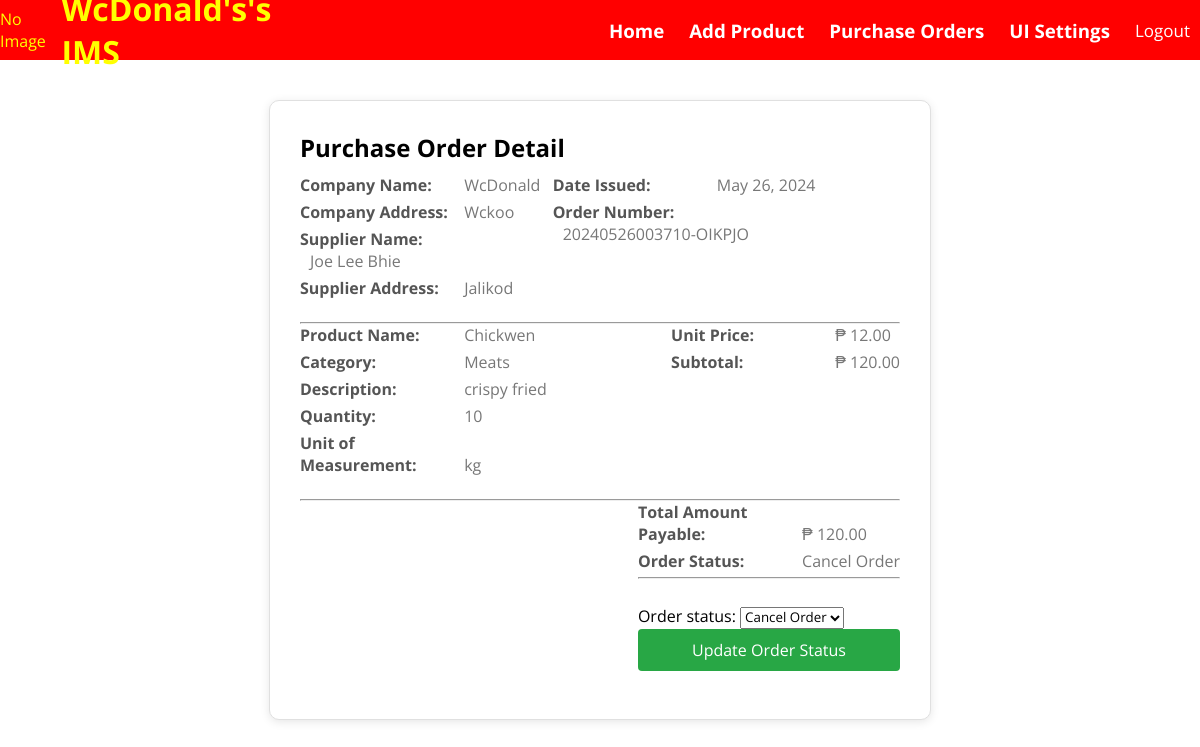
The page /my_po_details/7/ (signed in) on the database as committed earlier.
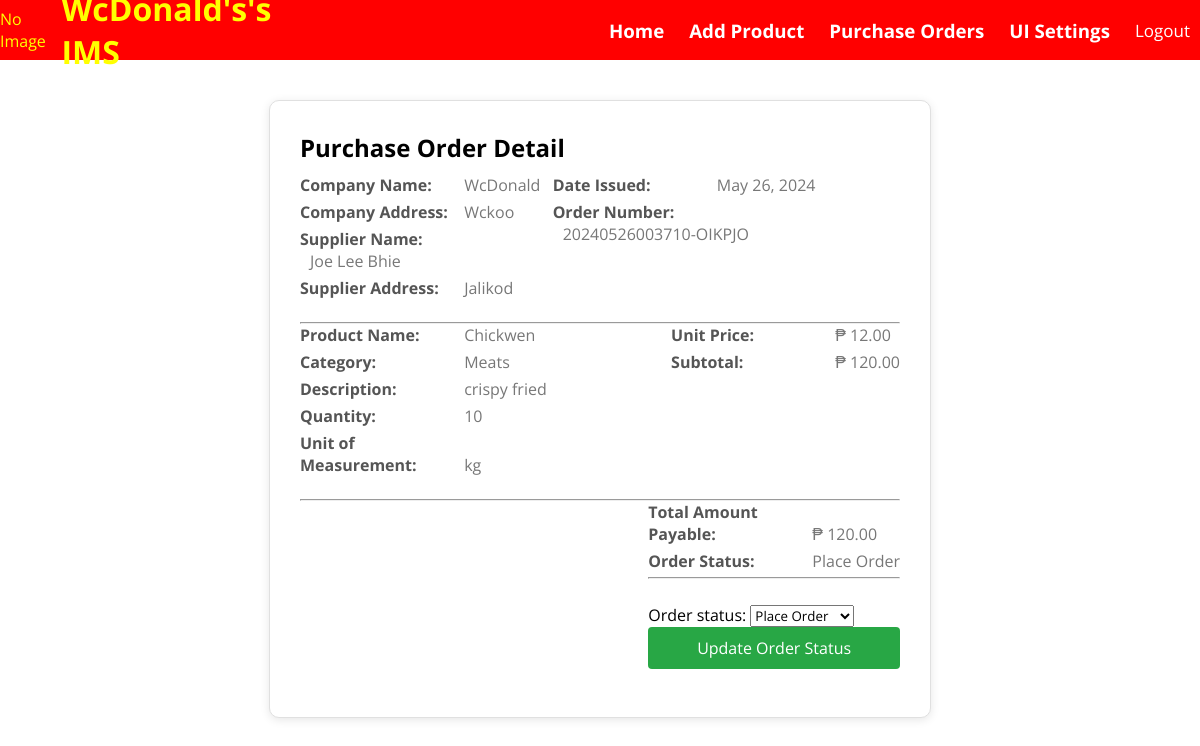
The same page on the database as committed later.
### inventoryapp/models.py (models this page shows, shortened)
class PurchaseOrder(models.Model):
    order_number = models.CharField(max_length=20, unique=True)
    company_name = models.CharField(max_length=100)
    company_address = models.CharField(max_length=255)
    supplier_name = models.CharField(max_length=100)
    supplier_address = models.CharField(max_length=255)
    order_status = models.CharField(
        max_length=20,
        choices=[
            ('PLACE_ORDER', 'Place Order'),
            ('TO_PROCESS', 'To Process'),
            ('TO_SHIP', 'To Ship'),
            ('TO_DELIVER', 'To Deliver'),
            ('DELIVERED', 'Delivered'),
            ('CANCEL_ORDER', 'Cancel Order'),
        ],
        null=True, blank=True
    )
    date_issued = models.DateField(auto_now_add=True)
    total_amount_payable = models.DecimalField(max_digits=10, decimal_places=2, default=0)
    created_by = models.ForeignKey(User, on_delete=models.CASCADE, related_name='purchase_orders')
    name = models.CharField(max_length=100, null=True, blank=True)
    category = models.CharField(max_length=50, null=True)
    description = models.TextField(null=True, blank=True)
    quantity = models.IntegerField(null=True, blank=True)
    unit_of_measurement = models.CharField(max_length=20, null=True, blank=True)
    unit_price = models.DecimalField(max_digits=10, decimal_places=2, null=True, blank=True)
    subtotal = models.DecimalField(max_digits=10, decimal_places=2, null=True, blank=True)

### inventoryapp/views.py (the view)
# urls.py: path('my_po_details/<int:pk>/', views.my_po_details, name="my_po_details"),
@login_required(login_url="/login/")
def my_po_details(request, pk):
    purchase_order = get_object_or_404(PurchaseOrder, pk=pk)
    if request.method == 'POST':
        form = PurchaseOrderStatusForm(request.POST, instance=purchase_order)
        if form.is_valid():
            form.save()
            return redirect('my_po')
    else:
        form = PurchaseOrderStatusForm(instance=purchase_order)
    CLcustomization = CompanyLogo.objects.first()
    if CLcustomization is None:
        CLcustomization = CompanyLogo.objects.create()
    customization = NavBarCustomization.objects.first()
    if customization is None:
        customization = NavBarCustomization.objects.create()
    return render(request, 'home/my_po_details.html', {'CLcustomization': CLcustomization, 'purchase_order': purchase_order, 'form': form, 'customization': customization})

### inventoryapp/forms.py
class PurchaseOrderStatusForm(forms.ModelForm):
    class Meta:
        model = PurchaseOrder
        fields = ['order_status']

### inventoryapp/templates/home/my_po_details.html (shortened to what the changed rows need)
{% extends 'header/navbar.html' %}
{% block navigation_bar %}
    {{ block.super }}
<!DOCTYPE html>
<html lang="en">
<head>
    {% load static %}
    <link rel="stylesheet" type="text/css" href="{% static 'css/homepage.css' %}">
</head>
<body>
    <div class="purchase-order-detail">
        <h1>Purchase Order Detail</h1>
        <form method="post">
            <div class="top-part">
                <div class="top-half-part1">
                    <div class="detail-item">
                        <label for="company_name">Company Name:</label>
                        <span>{{ purchase_order.company_name }}</span>
                    </div>
                    <div class="detail-item">
                        <label for="company_address">Company Address:</label>
                        <span>{{ purchase_order.company_address }}</span>
                    </div>
                    <div class="detail-item">
                        <label for="supplier_name">Supplier Name:</label>
                        <span>{{ purchase_order.supplier_name }}</span>
                    </div>
                    <div class="detail-item">
                        <label for="supplier_address">Supplier Address:</label>
                        <span>{{ purchase_order.supplier_address }}</span>
                    </div>
                </div>
                <div class="top-half-part2">
                    <div class="detail-item">
                        <label for="date_issued">Date Issued:</label>
                        <span>{{ purchase_order.date_issued }}</span>
                    </div>
                    <div class="detail-item">
                        <label for="order_number">Order Number:</label>
                        <span>{{ purchase_order.order_number }}</span>
                    </div>
                </div>
            </div>
            <div class="mid-part">
                <div class="mid-half-part1">
                    <div class="detail-item">
                        <label for="name">Product Name:</label>
                        <span>{{ purchase_order.name }}</span>
                    </div>
                    <div class="detail-item">
                        <label for="category">Category:</label>
                        <span>{{ purchase_order.category }}</span>
                    </div>
                    <div class="detail-item">
                        <label for="description">Description:</label>
                        <span>{{ purchase_order.description }}</span>
                    </div>
                    <div class="detail-item">
                        <label for="quantity">Quantity:</label>
                        <span>{{ purchase_order.quantity }}</span>
                    </div>
                    <div class="detail-item">
                        <label for="unit_of_measurement">Unit of Measurement:</label>
                        <span>{{ purchase_order.unit_of_measurement }}</span>
                    </div>
                </div>
                <div class="mid-half-part2">
                    <div class="detail-item">
                        <label for="unit_price">Unit Price:</label>
                        <span>₱ {{ purchase_order.unit_price }}</span>
                    </div>
                    <div class="detail-item">
                        <label for="subtotal">Subtotal:</label>
                        <span>₱ {{ purchase_order.subtotal }}</span>
                    </div>
                </div>
            </div>
            <div class="bot-part-flex-end">
                <div class="bot-part">
                    <div class="detail-item">
                        <label for="total_amount_payable">Total Amount Payable:</label>
                        <span>₱ {{ purchase_order.total_amount_payable }}</span>
                    </div>
                    <div class="detail-item">
                        <label for="order_status">Order Status:</label>
                        <span>{{ purchase_order.get_order_status_display }}</span>
                    </div>
                    <div class="form-item">
                        {{ form.as_p }}
                    </div>
                </div>
            </div>
        </form>
    </div>
</body>
</html>
{% endblock %}

Rows that differ between the two databases and show on the page:
changed PurchaseOrder "WcDonald": order_status "Cancel Order" → "Place Order"
